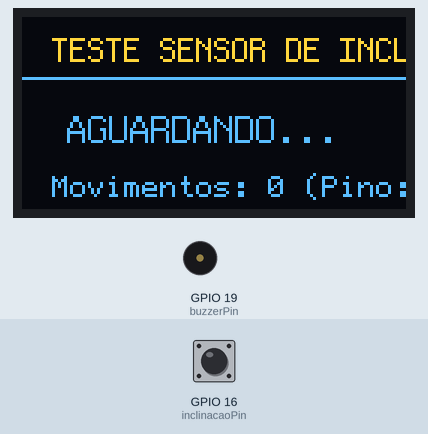
Bench run of a sketch on a simulated ESP32. On the bench: 128×64 one-colour display, buzzer (waves = sounding). Inputs (shaded band) come from the test bench; at power-on: GPIO 16 (inclinacaoPin) HIGH. The OLED is the two-colour kind (top 16 rows yellow); what the sketch prints to the serial monitor is not drawn.

Above: at 2.2 s.
2.3 s: GPIO 16 (inclinacaoPin) pulled LOW for 0.15 s
At 3.1 s:
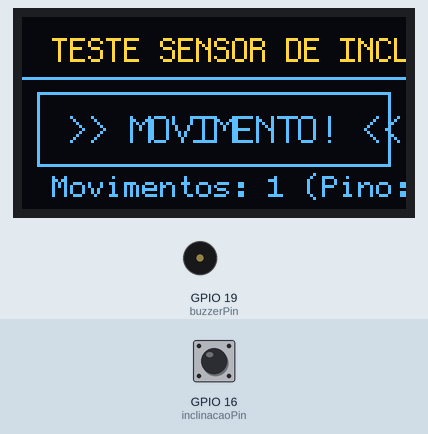
5.4 s: GPIO 16 (inclinacaoPin) pulled LOW for 1 s
At 6.8 s:
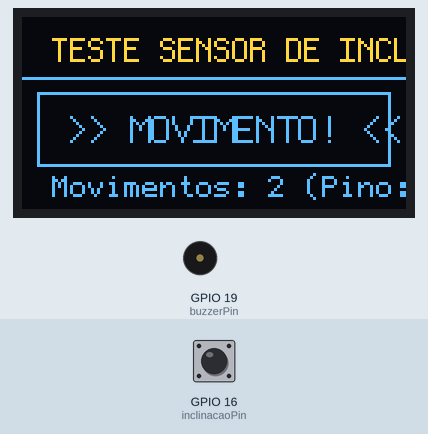
7.9 s: GPIO 16 (inclinacaoPin) pulled LOW for 3.2 s
At 12.3 s:
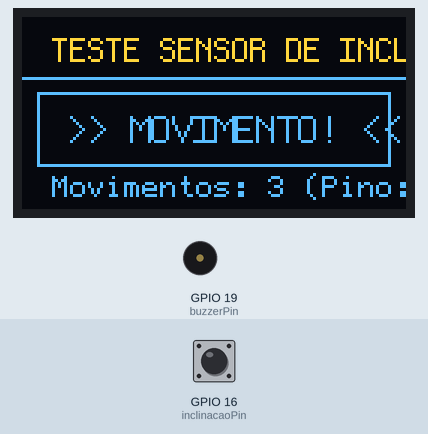
Timing chart, 0 to 13.8 s (numbered marks = the images above; inputs shaded):
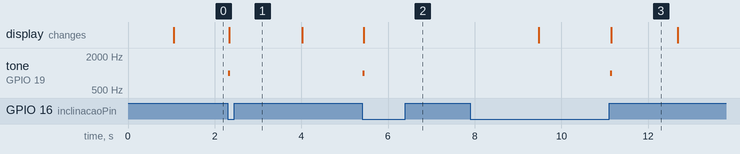

The sketch:

teste_choque_oled.ino
```cpp
#include <Wire.h>
#include <U8g2lib.h>

const int inclinacaoPin = 16; // Sensor de Inclinação (GPIO 16)
const int buzzerPin = 19;     // Buzzer (GPIO 19)

U8G2_SSD1306_128X64_NONAME_1_HW_I2C u8g2(U8G2_R0, U8X8_PIN_NONE);

bool inclinacaoDetectada = false;
unsigned long tempoUltimoMovimento = 0;
int contadorMovimentos = 0;
int ultimoEstadoInclinacao = HIGH;

void setup() {
  Serial.begin(115200);
  delay(1000);

  pinMode(inclinacaoPin, INPUT_PULLUP);
  pinMode(buzzerPin, OUTPUT);

  Wire.begin(4, 5); // SDA = GPIO 4, SCL = GPIO 5
  u8g2.begin();

  ultimoEstadoInclinacao = digitalRead(inclinacaoPin);
  Serial.println("=== TESTE DE SENSOR DE INCLINACAO E OLED ===");
}

void loop() {
  int estadoAtual = digitalRead(inclinacaoPin);

  // Detecta mudança de estado (indica que a esfera interna rolou)
  if (estadoAtual != ultimoEstadoInclinacao) {
    if (!inclinacaoDetectada) {
      contadorMovimentos++;
      // Bipe curto no buzzer para confirmação imediata
      tone(buzzerPin, 1000, 50);
    }
    inclinacaoDetectada = true;
    tempoUltimoMovimento = millis();
    Serial.print("INCLINACAO DETECTADA! Estado: ");
    Serial.println(estadoAtual);

    ultimoEstadoInclinacao = estadoAtual;
  }

  // Mantém a indicação na tela por 1.5 segundos após a última movimentação
  if (millis() - tempoUltimoMovimento > 1500) {
    inclinacaoDetectada = false;
  }

  // Desenha na tela OLED
  u8g2.firstPage();
  do {
    u8g2.setFont(u8g2_font_profont12_tf);
    u8g2.drawStr(10, 15, "TESTE SENSOR DE INCLIN");
    u8g2.drawLine(0, 20, 128, 20);

    u8g2.setFont(u8g2_font_profont15_tf);
    if (inclinacaoDetectada) {
      u8g2.drawStr(15, 42, ">> MOVIMENTO! <<");
      u8g2.drawFrame(5, 25, 118, 25);
    } else {
      u8g2.drawStr(15, 42, "AGUARDANDO...");
    }

    u8g2.setFont(u8g2_font_profont11_tr);
    u8g2.setCursor(10, 60);
    u8g2.print("Movimentos: ");
    u8g2.print(contadorMovimentos);
    u8g2.print(" (Pino: ");
    u8g2.print(estadoAtual);
    u8g2.print(")");

  } while (u8g2.nextPage());

  delay(10); // Pequena pausa para estabilidade do loop
}
```

Measured:
- after the input at 2.3 s, tone on GPIO 19 (buzzerPin): silent → 1000 Hz at once, → silent 0.05 s later; the display: changes at once (image 1)
- after the input at 5.4 s, tone on GPIO 19 (buzzerPin): silent → 1000 Hz at once, → silent 0.05 s later; the display: changes at once (image 2)
- after the input at 7.9 s, tone on GPIO 19 (buzzerPin): silent → 1000 Hz after 3.2 s, → silent 0.05 s later
